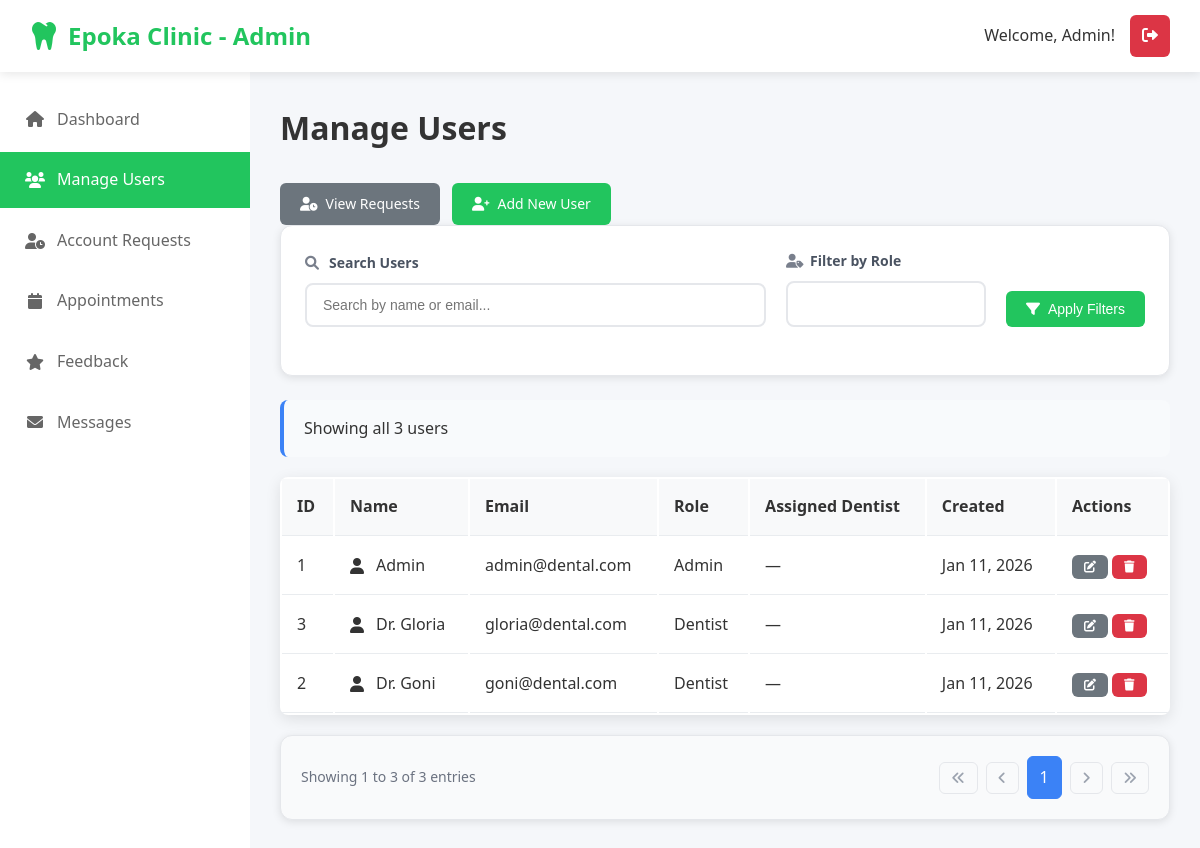
The page /admin/users.php (signed in) on the database its author committed.
### tables this page shows
CREATE TABLE `users` (
  `id` int NOT NULL AUTO_INCREMENT,
  `name` varchar(100) NOT NULL,
  `email` varchar(100) NOT NULL,
  `password_hash` varchar(255) NOT NULL,
  `role_id` int NOT NULL DEFAULT '3',
  `dentist_id` int DEFAULT NULL,
  `created_at` timestamp NULL DEFAULT CURRENT_TIMESTAMP,
  PRIMARY KEY (`id`),
  UNIQUE KEY `email` (`email`),
  KEY `role_id` (`role_id`),
  KEY `dentist_id` (`dentist_id`),
  CONSTRAINT `users_ibfk_1` FOREIGN KEY (`role_id`) REFERENCES `roles` (`id`),
  CONSTRAINT `users_ibfk_2` FOREIGN KEY (`dentist_id`) REFERENCES `users` (`id`) ON DELETE SET NULL
);

CREATE TABLE `roles` (
  `id` int NOT NULL AUTO_INCREMENT,
  `name` varchar(50) NOT NULL,
  PRIMARY KEY (`id`)
);

### admin/users.php (the view, shortened to what this page needs)
<?php
require_once __DIR__ . '/../db.php';
$admin_id = $_SESSION['user_id'];
$stmt = mysqli_prepare($conn, "SELECT name FROM users WHERE id = ?");
mysqli_stmt_bind_param($stmt, 'i', $admin_id);
mysqli_stmt_execute($stmt);
mysqli_stmt_bind_result($stmt, $admin_name);
$search = isset($_GET['search']) ? trim($_GET['search']) : '';
$role_filter = isset($_GET['role']) ? trim($_GET['role']) : '';
$items_per_page = 15;
$current_page = max(1, intval($_GET['page'] ?? 1));
$offset = ($current_page - 1) * $items_per_page;
$sql = "
    SELECT u.id, u.name, u.email, r.name AS role,
           CASE WHEN u.dentist_id IS NOT NULL THEN d.name ELSE '—' END AS dentist_name,
           u.created_at
    FROM users u
    JOIN roles r ON u.role_id = r.id
    LEFT JOIN users d ON u.dentist_id = d.id
    WHERE 1=1
";
$params = [];
$types = '';
$count_sql = "
    SELECT COUNT(*) as total
    FROM users u
    JOIN roles r ON u.role_id = r.id
    LEFT JOIN users d ON u.dentist_id = d.id
    WHERE 1=1
";
if ($params) {
    $count_stmt = mysqli_prepare($conn, $count_sql);
    mysqli_stmt_bind_param($count_stmt, $types, ...$params);
    mysqli_stmt_execute($count_stmt);
    mysqli_stmt_bind_result($count_stmt, $total_records);
    mysqli_stmt_fetch($count_stmt);
    mysqli_stmt_close($count_stmt);
} else {
    $count_result = mysqli_query($conn, $count_sql);
    $total_records = mysqli_fetch_row($count_result)[0];
}
$total_pages = ceil($total_records / $items_per_page);
$sql .= " ORDER BY r.name ASC, u.name ASC LIMIT ? OFFSET ?";
$pagination_params = $params;
$pagination_params[] = $items_per_page;
$pagination_params[] = $offset;
$pagination_types = $types . 'ii';
$stmt = mysqli_prepare($conn, $sql);
if ($pagination_params) {
    mysqli_stmt_bind_param($stmt, $pagination_types, ...$pagination_params);
}
mysqli_stmt_execute($stmt);
$result = mysqli_stmt_get_result($stmt);
$users = [];
while ($row = mysqli_fetch_assoc($result)) {
    $users[] = $row;
}
?>
<!DOCTYPE html>
<html lang="en">
<head>
    <link rel="stylesheet" href="../styles.css">
    <link href="https://cdnjs.cloudflare.com/ajax/libs/font-awesome/6.0.0/css/all.min.css" rel="stylesheet">
</head>
<body>
    <div id="adminDashboard" class="page active">
        <nav class="navbar">
            <div class="nav-brand">
                <i class="fas fa-tooth"></i>
                <span>Epoka Clinic - Admin</span>
            </div>
            <div class="nav-user">
                <span>Welcome, <?= htmlspecialchars($admin_name) ?>!</span>
                <a href="../logout.php?token=<?php echo $_SESSION['token']; ?>" class="logout-btn">
                    <i class="fas fa-sign-out-alt"></i>
                </a>
            </div>
        </nav>
        <div class="dashboard-container">
            <aside class="sidebar">
                <ul class="sidebar-menu">
                    <li>
                        <a href="admin_dashboard.php">
                            <i class="fas fa-home"></i>
                            <span>Dashboard</span>
                        </a>
                    </li>
                    <li class="active">
                        <a href="users.php">
                            <i class="fas fa-users"></i>
                            <span>Manage Users</span>
                        </a>
                    </li>
                    <li>
                        <a href="view_requests.php">
                            <i class="fas fa-user-clock"></i>
                            <span>Account Requests</span>
                        </a>
                    </li>
                    <li>
                        <a href="appointments.php">
                            <i class="fas fa-calendar"></i>
                            <span>Appointments</span>
                        </a>
                    </li>
                    <li>
                        <a href="feedback.php">
                            <i class="fas fa-star"></i>
                            <span>Feedback</span>
                        </a>
                    </li>
                    <li>
                        <a href="messages.php">
                            <i class="fas fa-envelope"></i>
                            <span>Messages</span>
                        </a>
                    </li>
                </ul>
            </aside>
            <main class="main-content">
                <div class="content-section active">
                    <div class="page-header">
                        <h2>Manage Users</h2>
                        <div class="header-actions">
                            <a href="view_requests.php" class="btn btn-secondary">
                                <i class="fas fa-user-clock"></i> View Requests
                            </a>
                            <a href="user_form.php" class="btn btn-primary">
                                <i class="fas fa-user-plus"></i> Add New User
                            </a>
                        </div>
                    </div>
                    <div class="filters-container">
                        <form method="GET" class="filters-form">
                            <div class="filters-grid">
                                <div class="filter-group">
                                    <label for="search">
                                        <i class="fas fa-search"></i>
                                        Search Users
                                    </label>
                                    <input type="text"
                                           id="search"
                                           name="search"
                                           placeholder="Search by name or email..."
                                           value="<?= htmlspecialchars($search) ?>"
                                           class="search-input">
                                </div>
                                <div class="filter-group">
                                    <label for="role">
                                        <i class="fas fa-user-tag"></i>
                                        Filter by Role
                                    </label>
                                    <select name="role" id="role" class="filter-select">
                                        <option value="">All Roles</option>
                                    </select>
                                </div>
                                <div class="filter-actions">
                                    <button type="submit" class="btn btn-primary">
                                        <i class="fas fa-filter"></i> Apply Filters
                                    </button>
                                </div>
                            </div>
                        </form>
                    </div>
                    <div class="results-info">
                        <p>
                            <?php if ($search || $role_filter): ?>
                                Found <?= count($users) ?> user(s)
                                <?php if ($search): ?>
                                    matching "<?= htmlspecialchars($search) ?>"
                                <?php endif; ?>
                                <?php if ($role_filter): ?>
                                    with role "<?= htmlspecialchars($role_filter) ?>"
                                <?php endif; ?>
                            <?php else: ?>
                                Showing all <?= count($users) ?> users
                            <?php endif; ?>
                        </p>
                    </div>
                    <?php if (empty($users)): ?>
                        <div class="no-results">
                            <div class="no-results-icon">
                                <i class="fas fa-users"></i>
                            </div>
                            <h3>No users found</h3>
                            <p>
                                <?php if ($search || $role_filter): ?>
                                    Try adjusting your search criteria or filters.
                                <?php else: ?>
                                    No users have been created yet.
                                <?php endif; ?>
                            </p>
                            <?php if (!$search && !$role_filter): ?>
                                <a href="user_form.php" class="btn btn-primary">
                                    <i class="fas fa-user-plus"></i> Add First User
                                </a>
                            <?php endif; ?>
                        </div>
                    <?php else: ?>
                        <div class="table-container">
                            <table class="data-table">
                                <thead>
                                    <tr>
                                        <th>ID</th>
                                        <th>Name</th>
                                        <th>Email</th>
                                        <th>Role</th>
                                        <th>Assigned Dentist</th>
                                        <th>Created</th>
                                        <th>Actions</th>
                                    </tr>
                                </thead>
                                <tbody>
                                    <?php foreach ($users as $user): ?>
                                        <tr>
                                            <td><?= htmlspecialchars($user['id']) ?></td>
                                            <td>
                                                <div class="user-info">
                                                    <i class="fas fa-user"></i>
                                                    <?= htmlspecialchars($user['name']) ?>
                                                </div>
                                            </td>
                                            <td><?= htmlspecialchars($user['email']) ?></td>
                                            <td>
                                                <span class="role-badge <?= strtolower($user['role']) ?>">
                                                    <?= ucfirst(htmlspecialchars($user['role'])) ?>
                                                </span>
                                            </td>
                                            <td><?= htmlspecialchars($user['dentist_name']) ?></td>
                                            <td><?= date('M j, Y', strtotime($user['created_at'])) ?></td>
                                            <td>
                                                <div class="action-buttons">
                                                    <a href="user_form.php?id=<?= $user['id'] ?>"
                                                       class="btn btn-sm btn-secondary" title="Edit User">
                                                        <i class="fas fa-edit"></i>
                                                    </a>
                                                    <a href="users.php?delete=<?= $user['id'] ?><?= $search ? '&search=' . urlencode($search) : '' ?><?= $role_filter ? '&role=' . urlencode($role_filter) : '' ?>"
                                                       class="btn btn-sm btn-danger"
                                                       title="Delete User"
                                                       onclick="return confirm('Are you sure you want to delete this user and all related data? This action cannot be undone.')">
                                                        <i class="fas fa-trash"></i>
                                                    </a>
                                                </div>
                                            </td>
                                        </tr>
                                    <?php endforeach; ?>
                                </tbody>
                            </table>
                        </div>
                    <?php endif; ?>
                    <div class="pagination-container">
                        <div class="pagination-info">
                            Showing <?= ($offset + 1) ?> to <?= min($offset + $items_per_page, $total_records) ?> of <?= $total_records ?> entries
                        </div>
                        <div class="pagination">
                            <?php if ($current_page > 1): ?>
                                <a href="users.php?page=1&<?= http_build_query(['search' => $search, 'role' => $role_filter]) ?>">
                                    <i class="fas fa-angle-double-left"></i>
                                </a>
                                <a href="users.php?page=<?= $current_page - 1 ?>&<?= http_build_query(['search' => $search, 'role' => $role_filter]) ?>">
                                    <i class="fas fa-angle-left"></i>
                                </a>
                            <?php else: ?>
                                <span class="disabled"><i class="fas fa-angle-double-left"></i></span>
                                <span class="disabled"><i class="fas fa-angle-left"></i></span>
                            <?php endif; ?>
                            <?php
                            $start_page = max(1, $current_page - 2);
                            $end_page = min($total_pages, $current_page + 2);
                            for ($i = $start_page; $i <= $end_page; $i++):
                            ?>
                                <?php if ($i == $current_page): ?>
                                    <span class="current"><?= $i ?></span>
                                <?php else: ?>
                                    <a href="users.php?page=<?= $i ?>&<?= http_build_query(['search' => $search, 'role' => $role_filter]) ?>"><?= $i ?></a>
                                <?php endif; ?>
                            <?php endfor; ?>
                            <?php if ($current_page < $total_pages): ?>
                                <a href="users.php?page=<?= $current_page + 1 ?>&<?= http_build_query(['search' => $search, 'role' => $role_filter]) ?>">
                                    <i class="fas fa-angle-right"></i>
                                </a>
                                <a href="users.php?page=<?= $total_pages ?>&<?= http_build_query(['search' => $search, 'role' => $role_filter]) ?>">
                                    <i class="fas fa-angle-double-right"></i>
                                </a>
                            <?php else: ?>
                                <span class="disabled"><i class="fas fa-angle-right"></i></span>
                                <span class="disabled"><i class="fas fa-angle-double-right"></i></span>
                            <?php endif; ?>
                        </div>
                    </div>
                </div>
            </main>
        </div>
    </div>
</body>
</html>

### rows shown on the page
users: id "1", name "Admin", email "admin@dental.com", role.name "Admin", dentist_name "—", created_at "Jan 11, 2026"
users: id "3", name "Dr. Gloria", email "gloria@dental.com", role.name "Dentist", dentist_name "—", created_at "Jan 11, 2026"
users: id "2", name "Dr. Goni", email "goni@dental.com", role.name "Dentist", dentist_name "—", created_at "Jan 11, 2026"

### other values the page prints
$admin_name "Admin"
count($users) "3"
$offset + 1 "1"
min($offset + $items_per_page, $total_records) "3"
$total_records "3"
